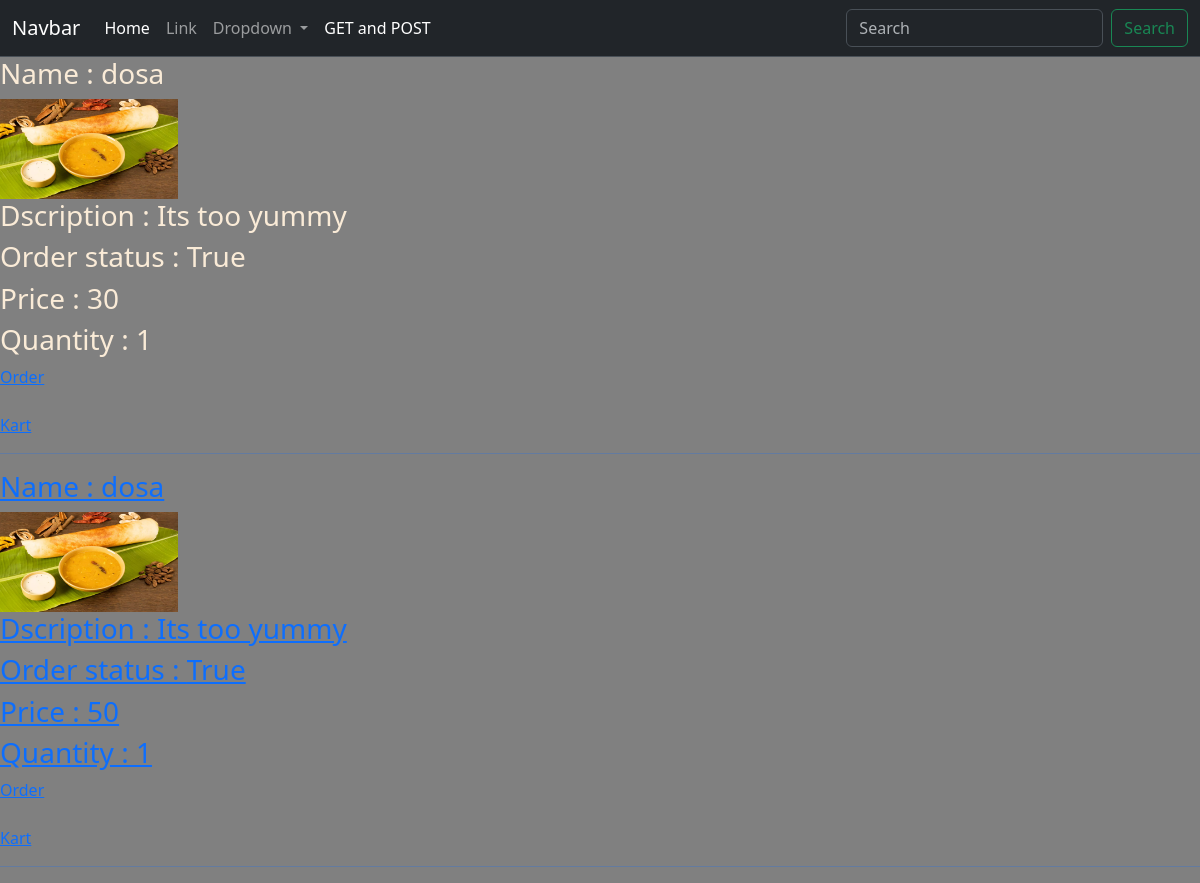
Page /products on the committed database.
### bro_app/models.py (models this page shows)
class Product(models.Model):
    name= models.CharField(max_length=50)
    price = models.IntegerField(default=50)
    description = models.TextField(default='Its too yummy')
    image = models.ImageField(upload_to='images')
    order_status = models.BooleanField(default=False)
    items = models.IntegerField(default=0)

### bro_app/views.py (the view)
# urls.py: path('products', views.products, name='products'),
def products(request):
    all_products=Product.objects.all()
    context={'all_products':all_products}
    return render(request, 'imageapp/products.html', context)

### templates/imageapp/products.html
{% extends 'base.html' %}
{% block content %}
        {% for img_obj in all_products %}
                {% if img_obj %}
                    <h3>Name : {{img_obj.name}}</h3>
                    <img src="{{ img_obj.image.url}}" alt="connect" style="max-height:100px">
                    <h3>Dscription : {{img_obj.description}}</h3>
                    <h3>Order status : {{img_obj.order_status}}</h3>
                    <h3>Price : {{img_obj.price}}</h3>
                    <h3>Quantity : {{img_obj.items}}</h3>
                    <a href = "order/{{ img_obj.id }}"  button class="button button1">Order</button><br><br>
                    <a href = "kart"  button class="button button1">Kart</button>
                        <hr>
                {% endif %}
        {% endfor %}
{% endblock content %}

### templates/base.html (shortened to what this page needs)
<!doctype html>
<html lang="en">
  <head>
   <link href="https://cdn.jsdelivr.net/npm/bootstrap@5.3.1/dist/css/bootstrap.min.css" rel="stylesheet">
</head>
  <body>
            <nav class="navbar navbar-expand-lg bg-dark border-bottom border-body" data-bs-theme="dark">
        <div class="container-fluid">
          <a class="navbar-brand" href="#">Navbar</a>
          <div class="collapse navbar-collapse" id="navbarSupportedContent">
            <ul class="navbar-nav me-auto mb-2 mb-lg-0">
              <li class="nav-item">
                <a class="nav-link active" aria-current="page" href="{% url 'bro_app:home'%}">Home</a>
              </li>
              <li class="nav-item">
                <a class="nav-link" href="#">Link</a>
              </li>
              <li class="nav-item dropdown">
                <a class="nav-link dropdown-toggle" href="#" role="button" data-bs-toggle="dropdown" aria-expanded="false">
                  Dropdown
                </a>
                <li class="nav-item">
                  <a class="nav-link active" aria-current="page" href="{% url 'bro_app:dhana'%}">GET and POST</a>
                </li>
              </li>
            </ul>
            <form class="d-flex" role="search">
              <input class="form-control me-2" type="search" placeholder="Search" aria-label="Search">
              <button class="btn btn-outline-success" type="submit">Search</button>
            </form>
          </div>
        </div>
            </nav>
        {% block content %}  {% endblock %}
</body>
</html>

### templates/base.html (style rules this page uses)
body { background-color: grey; color: antiquewhite; }

### rows in the picture
Product: name "dosa", image (picture), description "Its too yummy", order_status "True", price "30", items "1"
Product: name "dosa", image (picture), description "Its too yummy", order_status "True", price "50", items "1"
